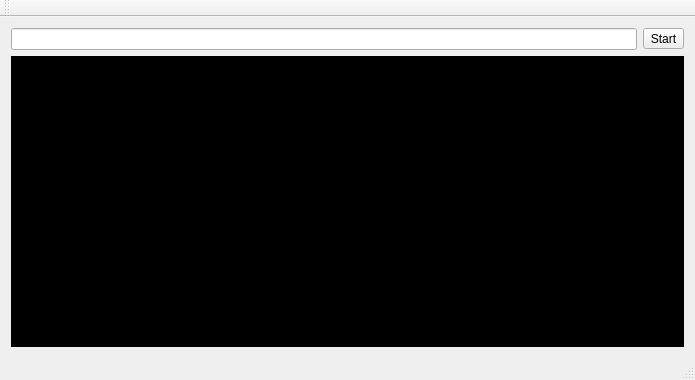
<?xml version="1.0" encoding="UTF-8"?>
<ui version="4.0">
 <class>SMainWindow</class>
 <widget class="QMainWindow" name="SMainWindow">
  <property name="geometry">
   <rect>
    <x>0</x>
    <y>0</y>
    <width>695</width>
    <height>380</height>
   </rect>
  </property>
  <property name="windowTitle">
   <string>SMainWindow</string>
  </property>
  <widget class="QWidget" name="centralWidget">
   <layout class="QVBoxLayout" name="verticalLayout">
    <item>
     <layout class="QHBoxLayout" name="horizontalLayout">
      <item>
       <widget class="QLineEdit" name="ledtCmd"/>
      </item>
      <item>
       <widget class="QToolButton" name="btnStart">
        <property name="text">
         <string>Start</string>
        </property>
       </widget>
      </item>
     </layout>
    </item>
    <item>
     <widget class="QTextBrowser" name="log">
      <property name="styleSheet">
       <string notr="true">background-color: rgb(0, 0, 0);
color: rgb(0, 255, 0);</string>
      </property>
     </widget>
    </item>
   </layout>
  </widget>
  <widget class="QMenuBar" name="menuBar">
   <property name="geometry">
    <rect>
     <x>0</x>
     <y>0</y>
     <width>695</width>
     <height>22</height>
    </rect>
   </property>
  </widget>
  <widget class="QToolBar" name="mainToolBar">
   <attribute name="toolBarArea">
    <enum>TopToolBarArea</enum>
   </attribute>
   <attribute name="toolBarBreak">
    <bool>false</bool>
   </attribute>
  </widget>
  <widget class="QStatusBar" name="statusBar"/>
 </widget>
 <layoutdefault spacing="6" margin="11"/>
 <resources/>
 <connections/>
</ui>
